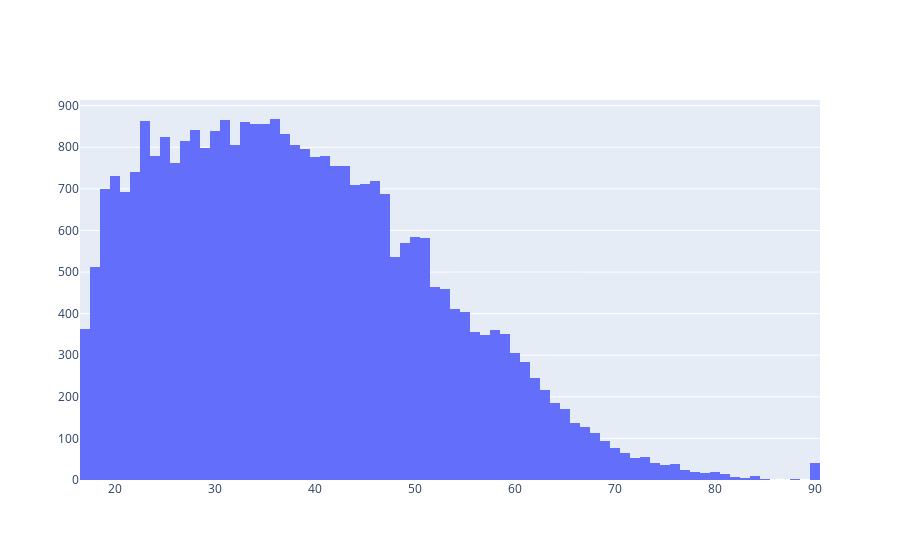
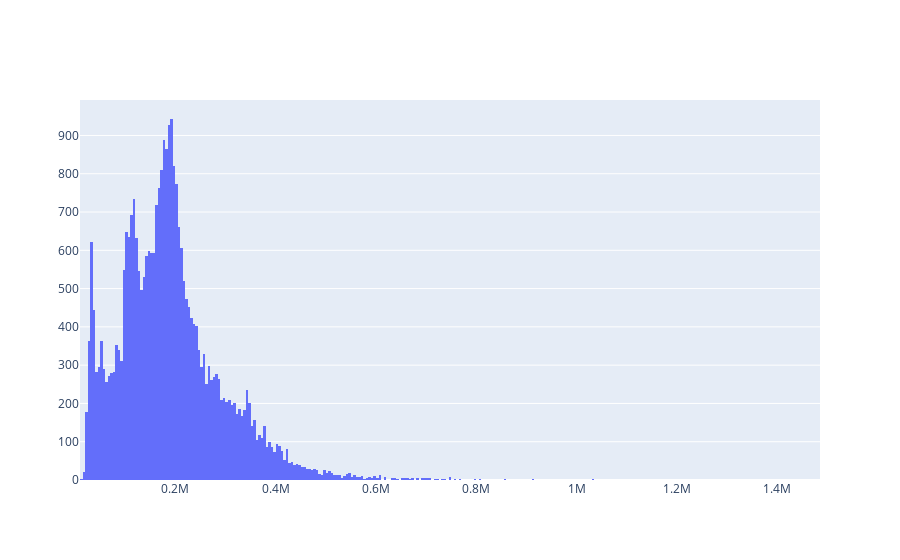
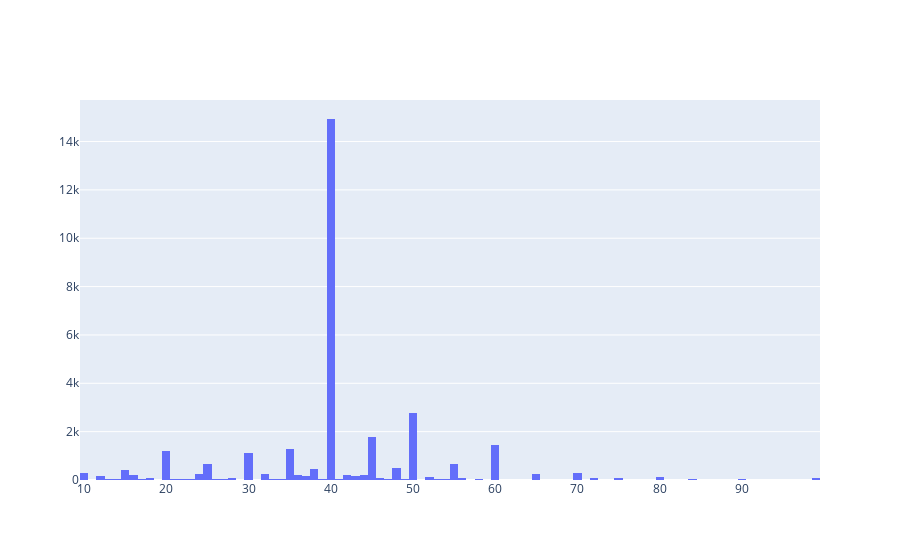

These figures' notebook cell, in order:
### Markdown cell above
# 13.

### Code cell
for i in data_numeric.columns:
    histogram_num=go.Histogram(x=data_numeric[i])
    print(i)
    fig=go.Figure(histogram_num)

    fig.show()

### Figure 1 — Plotly figure (JSON) as saved in the notebook; plotly's stock layout.template omitted (floating-point values rounded to 4 significant figures; data arrays with more than 128 entries replaced by an {"elided": "..."} marker saying what was removed)
{"data": [{"type": "histogram", "x": {"elided": "31527 int values"}}], "layout": {}}

### Figure 2 — Plotly figure (JSON) as saved in the notebook; plotly's stock layout.template omitted (floating-point values rounded to 4 significant figures; data arrays with more than 128 entries replaced by an {"elided": "..."} marker saying what was removed)
{"data": [{"type": "histogram", "x": {"elided": "31527 int values"}}], "layout": {}}

### Figure 3 — Plotly figure (JSON) as saved in the notebook; plotly's stock layout.template omitted (floating-point values rounded to 4 significant figures; data arrays with more than 128 entries replaced by an {"elided": "..."} marker saying what was removed)
{"data": [{"type": "histogram", "x": {"elided": "31527 int values"}}], "layout": {}}
